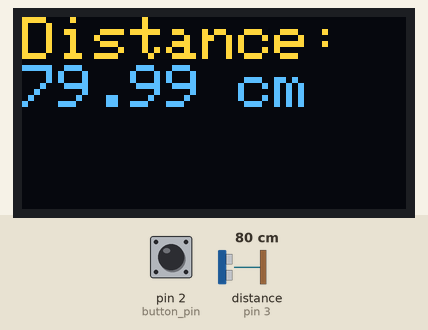
The sketch below on a simulated Arduino Uno, built with avr-gcc and run on an emulated ATmega328P. On the bench: 128×64 one-colour display. The test bench sets the inputs (shaded band); at power-on: pin 2 (button_pin) HIGH, distance to the obstacle (sensor on pin 3) 80 cm. The echo pulse lasts 58.3 µs per cm; the OLED is the two-colour kind (top 16 rows yellow); what the sketch prints to the serial monitor is not drawn.

1.3 s: pin 2 (button_pin) pulled LOW for 0.15 s
Above: at 2.6 s.
Timing chart, 0 to 4.3 s (numbered marks = the images above; inputs shaded):
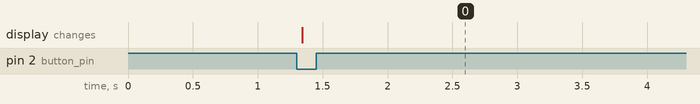

The sketch:

display_ultrasonic_distance_on_OLED.ino
```cpp
#include <SPI.h>
#include <Wire.h>
#include <Adafruit_GFX.h>
#include <Adafruit_SSD1306.h>

int button_pin = 2;
int last_button_value = HIGH;
int echo_pin = 3;
int trig_pin = 4;
long echo_time;

int screen_width = 128;
int screen_height = 64;
int oled_reset = -1;

#define SCREEN_ADDRESS 0x3C
Adafruit_SSD1306 oled(screen_width, screen_height, &Wire, oled_reset);


int baud_rate = 115200;

void setup() {
  Serial.begin(baud_rate);
  oled.begin(SSD1306_SWITCHCAPVCC, SCREEN_ADDRESS);
  pinMode(echo_pin, INPUT);
  pinMode(trig_pin, OUTPUT);
  pinMode(button_pin, INPUT_PULLUP);
  oled.clearDisplay();
  oled.display();
  oled.setTextColor(WHITE);
  oled.setTextSize(2);
}

void loop() {

  int current_button = digitalRead(button_pin);
  if (current_button == LOW && last_button_value == HIGH) {
    float distance = measure_distance();
    show_on_display(distance);
  }

  delay(50); // debounce
  last_button_value = current_button;
}

float measure_distance(){
  digitalWrite(trig_pin, LOW);
  delayMicroseconds(2);
  digitalWrite(trig_pin, HIGH);
  delayMicroseconds(10);
  digitalWrite(trig_pin, LOW);


  echo_time = pulseIn(echo_pin, HIGH);
  float distance_cm = echo_time * 0.0343 / 2.0;
  Serial.print("Distance (cm): ");
  Serial.println(distance_cm);
  return distance_cm;
}

void show_on_display(float distance){
  oled.clearDisplay();
  oled.setCursor(0, 0);
  oled.println("Distance:");
  oled.print(distance);
  oled.print(" cm");
  oled.display();
}
```

Measured:
- after the input at 1.3 s, the display: changes at once (image 0)
